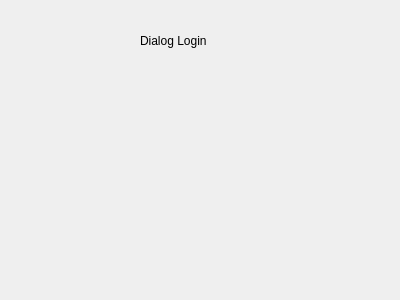
<?xml version="1.0" encoding="UTF-8"?>
<ui version="4.0">
 <class>DialogLogin</class>
 <widget class="QDialog" name="DialogLogin">
  <property name="geometry">
   <rect>
    <x>0</x>
    <y>0</y>
    <width>400</width>
    <height>300</height>
   </rect>
  </property>
  <property name="windowTitle">
   <string>Dialog</string>
  </property>
  <widget class="QLabel" name="label">
   <property name="geometry">
    <rect>
     <x>140</x>
     <y>20</y>
     <width>101</width>
     <height>41</height>
    </rect>
   </property>
   <property name="text">
    <string>Dialog Login</string>
   </property>
  </widget>
 </widget>
 <resources/>
 <connections/>
</ui>
